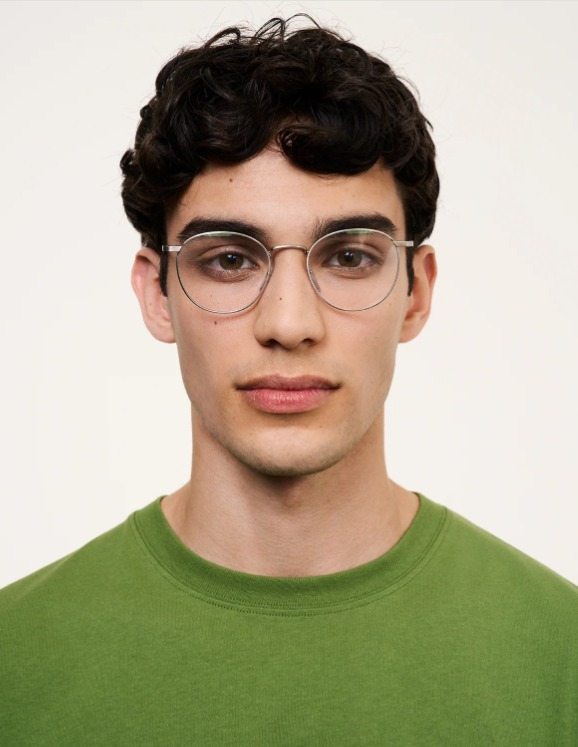
#> input picture images/1.jpeg, 578 x 747 px; its folder holds only this picture in this run
$ python gui_opencv.py
#> lines starting #> are read from the running program, lines starting #| are printed output that depends on the picture; after the words box and inside, x2 and y2 are one past the last pixel; in counts of white or black regions, pixels touching at a corner belong together
#!/usr/bin/env python3
"""
OpenCV-based GUI for Eyeglass Frame Detection
Simple, reliable interface with color picker using OpenCV's built-in GUI
"""

import cv2
import numpy as np
import os
from pathlib import Path
import glob

# Tkinter'ı sadece dosya seçici için kullan
try:
    import tkinter as tk
    from tkinter import filedialog
    HAS_TKINTER = True
except ImportError:
    HAS_TKINTER = False

# --- Ayarlar ---
DEFAULT_IMAGE_FOLDER = 'images'
OUTPUT_FOLDER = 'output'

os.makedirs(OUTPUT_FOLDER, exist_ok=True)


class OpenCVColorPicker:
    def __init__(self):
        self.cv_image = None
        self.processed_image = None
        self.target_hsv = None
        self.tolerance = 40
        self.original_path = None

        # Mouse callback için
        self.window_name = "Gözlük Çerçevesi Sihirbazı - Çerçeveye Tıkla!"
        self.current_mask = None

        # Tıklanan nokta bilgisi (görselleştirme için)
        self.clicked_point = None  # (x, y) tuple
        self.clicked_color_bgr = None

    # [82 lines left out: functions mouse_callback, tolerance_callback, update_processing, not called in this run]

    def show_combined_view(self):
        """Tüm görüntüleri tek bir pencerede göster"""
        if self.cv_image is None:
            return

        h, w = self.cv_image.shape[:2]

        # Görüntüleri aynı boyuta getir
        display_h = 400  # Sabit yükseklik
        display_w = int(w * display_h / h)  # Oranı koru

        # Orijinal resmi yeniden boyutlandır
        orig_display = cv2.resize(self.cv_image, (display_w, display_h)).copy()

        # Tıklanan noktayı görsel olarak işaretle (Color Picker efekti)
        if self.clicked_point is not None:
            click_x, click_y = self.clicked_point
            # Display koordinatlarına çevir
            disp_x = int(click_x * display_w / w)
            disp_y = int(click_y * display_h / h)

            # Büyük daire (dış halka)
            cv2.circle(orig_display, (disp_x, disp_y), 20, (0, 255, 0), 2)
            # Küçük daire (iç nokta)
            cv2.circle(orig_display, (disp_x, disp_y), 3, (0, 255, 0), -1)
            # Çapraz çizgiler (crosshair)
            cv2.line(orig_display, (disp_x - 15, disp_y), (disp_x + 15, disp_y), (0, 255, 0), 1)
            cv2.line(orig_display, (disp_x, disp_y - 15), (disp_x, disp_y + 15), (0, 255, 0), 1)

            # Seçilen rengi göster (küçük renk kutusu)
            if self.clicked_color_bgr is not None:
                color_box_size = 30
                color_box_y = max(50, disp_y - 40)
                color_box_x = disp_x - color_box_size // 2
                if color_box_x < 0:
                    color_box_x = disp_x + 25
                cv2.rectangle(orig_display,
                             (color_box_x, color_box_y),
                             (color_box_x + color_box_size, color_box_y + color_box_size),
                             tuple(map(int, self.clicked_color_bgr)), -1)
                cv2.rectangle(orig_display,
                             (color_box_x, color_box_y),
                             (color_box_x + color_box_size, color_box_y + color_box_size),
                             (255, 255, 255), 2)

        # Maske varsa göster, yoksa siyah
        if self.current_mask is not None:
            # Maske üzerine renkli overlay ekle (daha görsel)
            mask_colored = cv2.cvtColor(self.current_mask, cv2.COLOR_GRAY2BGR)
            # Maske alanlarını vurgula
            mask_display = cv2.resize(mask_colored, (display_w, display_h))
            # Maske alanlarını yeşil tonlarda göster
            mask_green = mask_display.copy()
            mask_green[:, :, 0] = 0  # Blue channel'ı sıfırla
            mask_green[:, :, 2] = 0  # Red channel'ı sıfırla
            # Orijinal resimle blend yap
            mask_overlay = cv2.addWeighted(
                cv2.resize(self.cv_image, (display_w, display_h)), 0.6,
                mask_green, 0.4, 0
            )
            mask_display = mask_overlay
        else:
            mask_display = np.zeros((display_h, display_w, 3), dtype=np.uint8)
            cv2.putText(mask_display, "Renk Seçilmedi", (10, display_h//2),
                       cv2.FONT_HERSHEY_SIMPLEX, 1, (255, 255, 255), 2)

        # Sonuç varsa göster, yoksa orijinal
        if self.processed_image is not None:
            result_display = cv2.resize(self.processed_image, (display_w, display_h))
        else:
            result_display = orig_display.copy()

        # Etiketler ekle
        cv2.putText(orig_display, "Orijinal (Tikla)", (10, 30),
                   cv2.FONT_HERSHEY_SIMPLEX, 0.7, (0, 255, 0), 2)
        cv2.putText(mask_display, "Maske (Overlay)", (10, 30),
                   cv2.FONT_HERSHEY_SIMPLEX, 0.7, (255, 255, 255), 2)
        cv2.putText(result_display, "Sonuc", (10, 30),
                   cv2.FONT_HERSHEY_SIMPLEX, 0.7, (0, 255, 255), 2)

        # Tolerance bilgisini göster
        if self.target_hsv is not None:
            info_text = f"Tolerance: {self.tolerance}"
            cv2.putText(orig_display, info_text, (10, display_h - 10),
                       cv2.FONT_HERSHEY_SIMPLEX, 0.5, (255, 255, 255), 1)

        # Yan yana birleştir
        combined = np.hstack([orig_display, mask_display, result_display])

        # Pencereyi göster
        cv2.imshow(self.window_name, combined)

    def load_image(self, image_path):
        """Resim yükle"""
        self.original_path = image_path
        self.cv_image = cv2.imread(image_path)

        if self.cv_image is None:
            print(f"❌ Resim okunamadı: {image_path}")
            return False

        # Çok büyükse küçült
        h, w = self.cv_image.shape[:2]
        max_width = 1200
        if w > max_width:
            scale = max_width / w
            self.cv_image = cv2.resize(self.cv_image, None, fx=scale, fy=scale)

        self.processed_image = self.cv_image.copy()
        self.target_hsv = None  # Seçimi sıfırla
        self.current_mask = None  # Maskeyi sıfırla
        self.clicked_point = None  # Tıklanan noktayı sıfırla
        self.clicked_color_bgr = None  # Seçilen rengi sıfırla

        # İlk görüntüyü göster
        self.show_combined_view()

        return True

    def select_image_file(self):
        """Dosya seçici ile resim seç"""
        if not HAS_TKINTER:
            print("❌ Dosya seçici için Tkinter gerekli!")
            print("   Alternatif: Resmi 'images/' klasörüne koyun ve 'N'/'P' tuşlarını kullanın.")
            return None

        # Tkinter root penceresini gizle
        root = tk.Tk()
        root.withdraw()  # Ana pencereyi gizle
        root.attributes('-topmost', True)  # Üste getir

        # Dosya seçici
        file_path = filedialog.askopenfilename(
            initialdir=DEFAULT_IMAGE_FOLDER,
            title="Resim Seç",
            filetypes=[
                ("Image Files", "*.jpg *.jpeg *.png *.webp"),
                ("JPEG", "*.jpg *.jpeg"),
                ("PNG", "*.png"),
                ("WebP", "*.webp"),
                ("All Files", "*.*")
            ]
        )

        root.destroy()  # Tkinter penceresini kapat

        return file_path if file_path else None

    # [10 lines left out: function save_result, not called in this run]

    def run(self, initial_image_path=None):
        """Ana döngü

        Args:
            initial_image_path: Başlangıçta yüklenecek resim yolu (opsiyonel)
        """
        # Tek pencere oluştur
        cv2.namedWindow(self.window_name, cv2.WINDOW_NORMAL)
        cv2.resizeWindow(self.window_name, 1800, 500)  # Geniş pencere

        # Mouse callback (sadece sol panelde çalışacak)
        cv2.setMouseCallback(self.window_name, self.mouse_callback)

        # Trackbar oluştur
        cv2.createTrackbar(
            'Tolerance',
            self.window_name,
            self.tolerance,
            100,
            self.tolerance_callback
        )

        # Resim listesi (images/ klasöründen)
        image_files = []
        for ext in ['*.jpg', '*.jpeg', '*.png', '*.webp']:
            image_files.extend(glob.glob(os.path.join(DEFAULT_IMAGE_FOLDER, ext)))

        current_idx = -1  # -1 = dosya seçici kullanılacak

        # Başlangıçta dosya seçici göster
        print("\n" + "="*60)
        print("🎨 Gözlük Çerçevesi Sihirbazı")
        print("="*60)
        print("📌 Kullanım:")
        print("  1. Resimdeki gözlük çerçevesine TIKLA (renk seç)")
        print("  2. Tolerance trackbar ile hassasiyeti ayarla")
        print("  3. 'O' tuşu: Resim seç (dosya seçici)")
        print("  4. 'S' tuşu: Sonucu kaydet")
        print("  5. 'N' tuşu: Sonraki resim (images/ klasöründen)")
        print("  6. 'P' tuşu: Önceki resim (images/ klasöründen)")
        print("  7. 'Q' veya ESC: Çıkış")
        print("="*60 + "\n")

        # İlk resmi seç
        if initial_image_path:
            # Komut satırından verilen resim
            if not self.load_image(initial_image_path):
                cv2.destroyAllWindows()
                return
            print(f"📷 Yüklenen: {os.path.basename(initial_image_path)}")
        elif image_files:
            # Önce dosya seçici göster
            selected_file = self.select_image_file()
#> the answer given: ../images/1.jpeg
            if selected_file:
                if not self.load_image(selected_file):
#> in load_image, self.cv_image is the input picture: shape (747, 578, 3); mean B, G, R 140.9, 167.2, 173.2
#> in show_combined_view, `cv2.putText(mask_display, "Renk Seçilmedi", (10, display_h//2), cv2.FO..`:
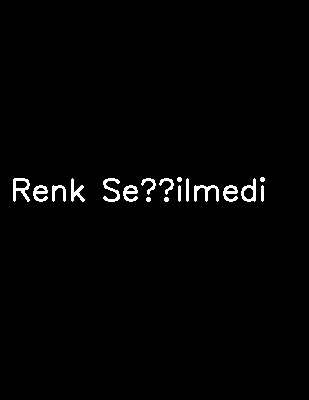
#> mask_display: shape (400, 309, 3); 1.5% white; 18 white regions, largest, box (x1, y1, x2, y2) and area: (13, 178, 30, 202) 201, (194, 185, 219, 202) 187, (103, 178, 120, 202) 174
#> in show_combined_view, `cv2.putText(orig_display, "Orijinal (Tikla)", (10, 30), cv2.FONT_HERSH..`:
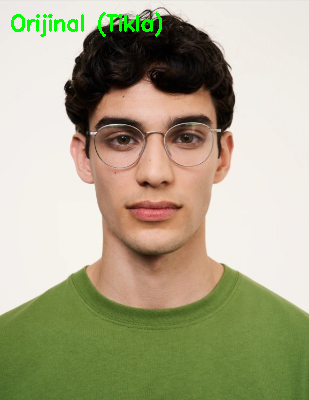
#> orig_display: shape (400, 309, 3); mean B, G, R 139.4, 168, 171.5
#> in show_combined_view, `cv2.putText(mask_display, "Maske (Overlay)", (10, 30), cv2.FONT_HERSHE..`:
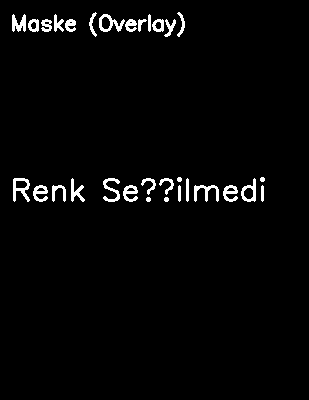
#> mask_display: shape (400, 309, 3); 2.6% white; 31 white regions, largest, box (x1, y1, x2, y2) and area: (13, 178, 30, 202) 201, (99, 14, 125, 32) 196, (194, 185, 219, 202) 187
#> in show_combined_view, `cv2.putText(result_display, "Sonuc", (10, 30), cv2.FONT_HERSHEY_SIMPLE..`:
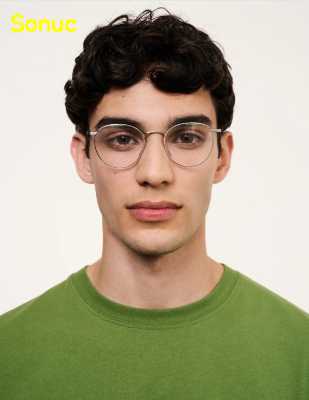
#> result_display: shape (400, 309, 3); mean B, G, R 140, 167.2, 173.1
#> in show_combined_view, `combined = np.hstack([orig_display, mask_display, result_display])`:
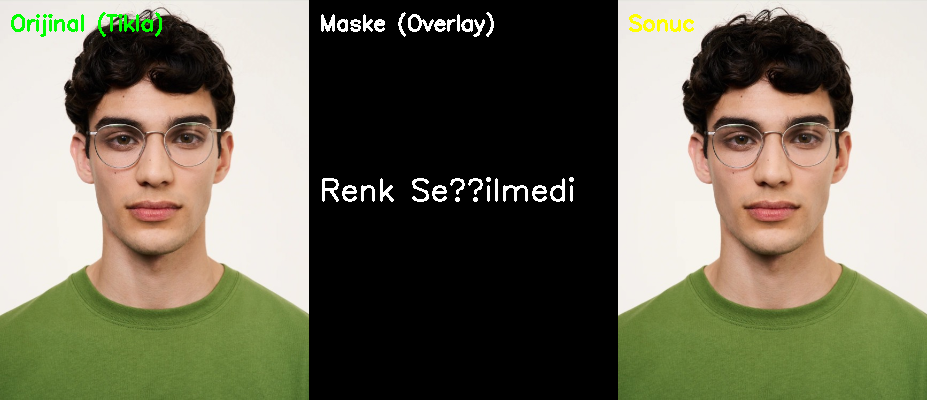
#> combined: shape (400, 927, 3); mean B, G, R 95.3, 113.9, 117.1
                    cv2.destroyAllWindows()
                    return
                print(f"📷 Yüklenen: {os.path.basename(selected_file)}")
            else:
                # Dosya seçilmediyse images/ klasöründen ilk resmi yükle
                current_idx = 0
                if not self.load_image(image_files[current_idx]):
                    cv2.destroyAllWindows()
                    return
                print(f"📷 Resim: {os.path.basename(image_files[current_idx])}")
        else:
            # images/ klasörü boşsa sadece dosya seçici
            selected_file = self.select_image_file()
            if not selected_file:
                print("❌ Resim seçilmedi. Çıkılıyor...")
                cv2.destroyAllWindows()
                return
            if not self.load_image(selected_file):
                cv2.destroyAllWindows()
                return
            print(f"📷 Yüklenen: {os.path.basename(selected_file)}")

        while True:
            key = cv2.waitKey(1) & 0xFF
#> (key q is pressed here)

            if key == ord('q') or key == 27:  # Q veya ESC
                break
            elif key == ord('o'):  # Open - Dosya seçici
                selected_file = self.select_image_file()
                if selected_file:
                    if self.load_image(selected_file):
                        print(f"📷 Yüklenen: {os.path.basename(selected_file)}")
                        # Dosya seçildiyse images/ klasöründeki index'i sıfırla
                        current_idx = -1
            elif key == ord('s'):  # Save
                self.save_result()
            elif key == ord('n'):  # Next
                if image_files and len(image_files) > 0:
                    if current_idx == -1:
                        current_idx = 0
                    else:
                        current_idx = (current_idx + 1) % len(image_files)
                    if self.load_image(image_files[current_idx]):
                        print(f"📷 Resim: {os.path.basename(image_files[current_idx])}")
                else:
                    print("❌ 'images/' klasöründe resim yok. 'O' tuşu ile resim seçin.")
            elif key == ord('p'):  # Previous
                if image_files and len(image_files) > 0:
                    if current_idx == -1:
                        current_idx = len(image_files) - 1
                    else:
                        current_idx = (current_idx - 1) % len(image_files)
                    if self.load_image(image_files[current_idx]):
                        print(f"📷 Resim: {os.path.basename(image_files[current_idx])}")
                else:
                    print("❌ 'images/' klasöründe resim yok. 'O' tuşu ile resim seçin.")

        cv2.destroyAllWindows()
        print("\n👋 Çıkılıyor...")


if __name__ == "__main__":
    import sys
    app = OpenCVColorPicker()

    # Komut satırından resim yolu al
    initial_image = None
    if len(sys.argv) > 1:
        initial_image = sys.argv[1]
        if not os.path.exists(initial_image):
            print(f"❌ Resim bulunamadı: {initial_image}")
            initial_image = None

    app.run(initial_image_path=initial_image)
